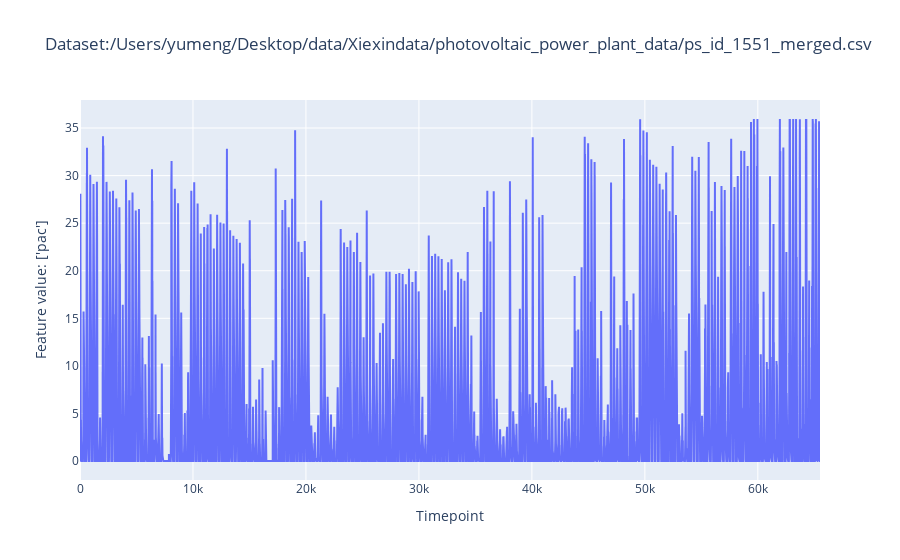

The notebook cell this image was saved under:
### Code cell
DA.plot_column_plotly(columns=['pac'])

### Figure 1 — Plotly figure (JSON) as saved in the notebook; plotly's stock layout.template omitted (floating-point values rounded to 4 significant figures; data arrays with more than 128 entries replaced by an {"elided": "..."} marker saying what was removed)
{"data": [{"mode": "lines", "name": "Feature: pac", "type": "scatter", "x": {"elided": "65503 int values"}, "y": {"elided": "65503 float values"}}], "layout": {"title": {"text": "Dataset:/Users/yumeng/Desktop/data/Xiexindata/photovoltaic_power_plant_data/ps_id_1551_merged.csv"}, "xaxis": {"title": {"text": "Timepoint"}}, "yaxis": {"title": {"text": "Feature value: ['pac']"}}}}
